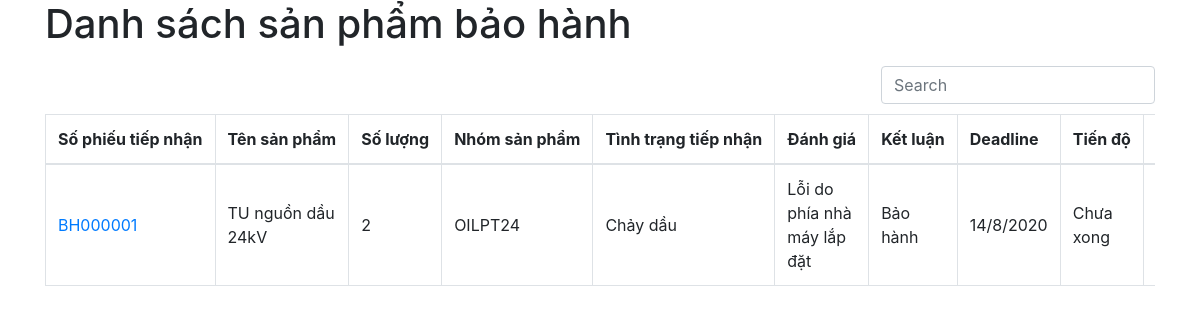
The page /baohanh/ on the database as committed earlier.
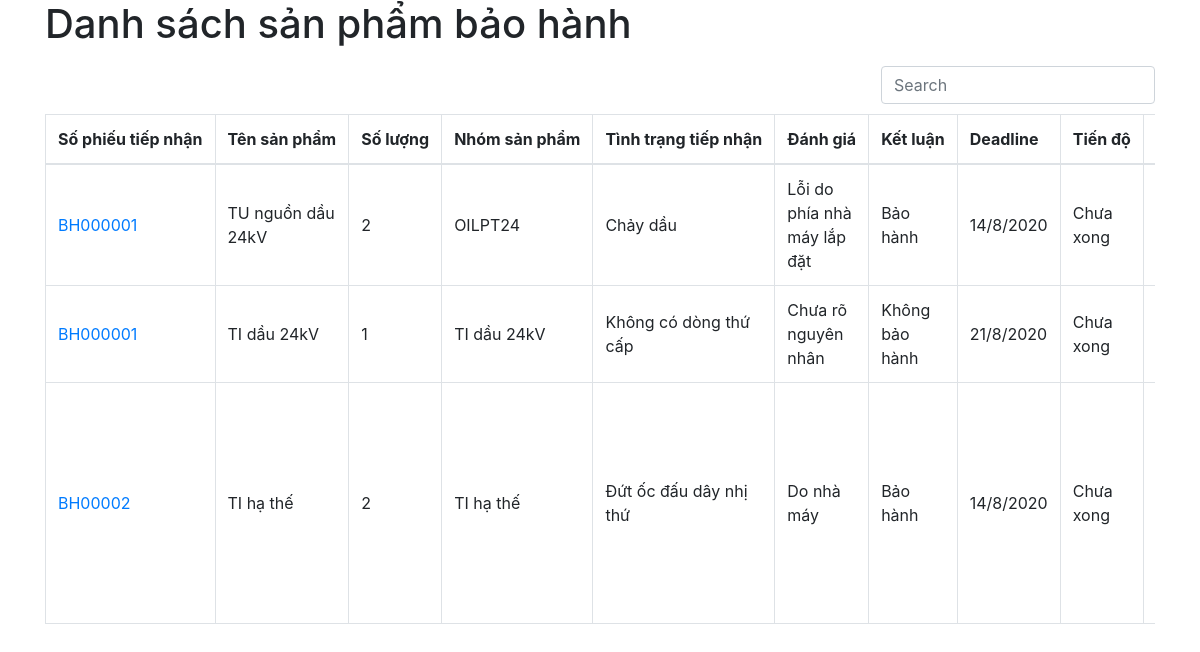
The same page on the database as committed later.
### baohanh/models.py (models this page shows, shortened)
class item(models.Model):
    group = [
        ("TIDAU24", "TI dầu 24kV"),
        ("TUDAU24","TU dầu 24kV"),
        ("TIKHO24I", "TI khô 24kV trong nhà"),
        ("TIKHO24O", "TI khô 24kV ngoài trời"),
        ("TIHT", "TI hạ thế"),
    ]
    noteNumber = models.ForeignKey(receiveTable, on_delete=models.CASCADE, related_name="item")
    itemName = models.CharField(max_length=60)
    quantity = models.IntegerField(null=False)
    itemGroup = models.CharField(max_length=10, choices=group)
    status = models.CharField(max_length=128, blank=True)
    check = models.CharField(max_length=128, blank=True)
    conclude = models.CharField(max_length=128, blank=True)
    deadline = models.DateField()
    note = models.TextField(blank=True)
    done = models.BooleanField(choices=[(True, "Xong"), (False, "Chưa xong")], default=False)

class receiveTable(models.Model):
    noteNumber = models.CharField(max_length=10, unique=True)
    customers = models.CharField(max_length=50)
    receiveDay = models.DateField(auto_now_add=True)
    note = models.TextField()

### baohanh/views.py (the view)
# urls.py: path('', views.index, name = "index"),
def index(request):
    items = item.objects.all()
    return render(request, "baohanh/all_items.html",{"items": items})

### baohanh/templates/baohanh/all_items.html (shortened to what this page needs)
{% extends 'baohanh/layout.html'%}
{% block content %}
<h1>Danh sách sản phẩm bảo hành</h1>
<table data-toggle="table" data-search="true">
    <thead>
        <tr>
            <th>Số phiếu tiếp nhận</th>
            <th>Tên sản phẩm</th>
            <th>Số lượng</th>
            <th>Nhóm sản phẩm</th>
            <th>Tình trạng tiếp nhận</th>
            <th>Đánh giá</th>
            <th>Kết luận</th>
            <th>Deadline</th>
            <th>Tiến độ</th>
        </tr>
    </thead>
    <tbody>
        {% for item in items %}
            <tr>
                <td>
                    <a href="{% url 'baohanh:notedetail' item.noteNumber.id   %}">{{ item.noteNumber.noteNumber }}</a>
                </td>
                <td>{{ item.itemName }}</td>
                <td>{{ item.quantity }}</td>
                <td>{{ item.get_itemGroup_display }}</td>
                <td>{{ item.status }}</td>
                <td>{{ item.check }}</td>
                <td>{{ item.conclude }}</td>
                <td>{{ item.deadline|date:"j/n/Y" }}</td>
                <td>{{ item.get_done_display }}</td>
                <td>{{ item.note }}</td>
            </tr>
        {% endfor %}
    </tbody>
</table>
{% endblock %}

Rows that differ between the two databases and show on the page:
added item: noteNumber.noteNumber "BH000001", itemName "TI dầu 24kV", quantity "1", itemGroup "TI dầu 24kV", status "Không có dòng thứ cấp", check "Chưa rõ nguyên nhân", conclude "Không bảo hành", deadline "21/8/2020", done "Chưa xong"
added item: noteNumber.noteNumber "BH00002", itemName "TI hạ thế", quantity "2", itemGroup "TI hạ thế", status "Đứt ốc đấu dây nhị thứ", check "Do nhà máy", conclude "Bảo hành", deadline "14/8/2020", done "Chưa xong"
